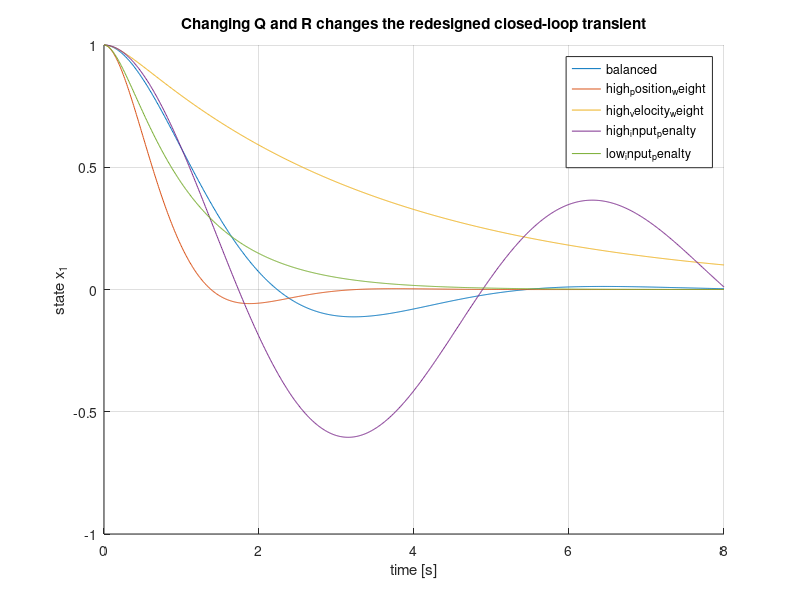

Write MATLAB code to recreate this figure.
% Chapter28_Lesson4.m
% Qualitative effect of different Q and R weights on closed-loop behavior.
% Requires: Control System Toolbox for lqr, ss, and initial.
% Simulink extension:
%   Use a State-Space block with Acl = A - B*K for each case, or build
%   the feedback loop with State-Space Plant, Gain K, Sum, and Scope blocks.

clear; clc; close all;

A = [0 1; -1 -0.15];
B = [0; 1];
C = eye(2);
D = zeros(2,1);
x0 = [1; 0];

cases = {
    'balanced',             diag([1 1]),       1;
    'high_position_weight', diag([25 1]),      1;
    'high_velocity_weight', diag([1 25]),      1;
    'high_input_penalty',   diag([1 1]),       25;
    'low_input_penalty',    diag([1 1]),       0.04
};

t = linspace(0, 8, 900);

figure; hold on; grid on;
title('Changing Q and R changes the redesigned closed-loop transient');
xlabel('time [s]');
ylabel('state x_1');

fprintf('\n%-24s %-24s %-28s %-12s\n', 'case', 'K', 'eig(A-BK)', 'max|u|');
fprintf('%s\n', repmat('-', 1, 92));

for i = 1:size(cases,1)
    name = cases{i,1};
    Q = cases{i,2};
    R = cases{i,3};

    K = lqr(A, B, Q, R);
    Acl = A - B*K;
    sys_cl = ss(Acl, B, C, D);

    [y, t_out, x] = initial(sys_cl, x0, t);
    u = -(K*x')';

    plot(t_out, y(:,1), 'DisplayName', name);

    lam = eig(Acl);
    fprintf('%-24s [%.4f %.4f]      [% .4f%+.4fi, % .4f%+.4fi]   %.4f\n', ...
        name, K(1), K(2), ...
        real(lam(1)), imag(lam(1)), ...
        real(lam(2)), imag(lam(2)), ...
        max(abs(u)));
end

legend('Location','best');

% In Simulink:
% 1. Put the plant in a State-Space block: x_dot = A x + B u, y = x.
% 2. Feed y into a Gain block K.
% 3. Use a Sum block to implement u = -K x.
% 4. Repeat for each Q,R case and compare Scope outputs.
